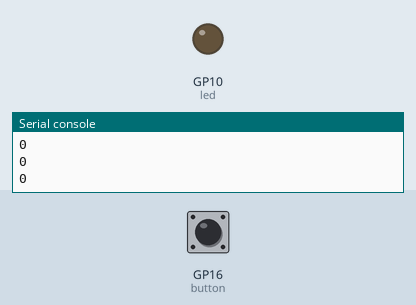
The program below on a simulated Raspberry Pi Pico running MicroPython. Parts: output pins drawn as LEDs (lit = HIGH), the last lines printed to the serial console. The test bench sets the inputs (shaded band); at power-on: GP16 (button) LOW.

Above: at 1.2 s.
1.3 s: GP16 (button) pulled HIGH for 0.15 s
At 1.4 s:
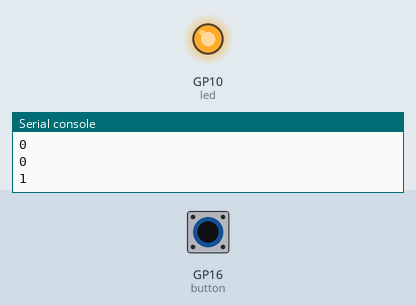
3.0 s: GP16 (button) pulled HIGH for 3.2 s
At 7.4 s:
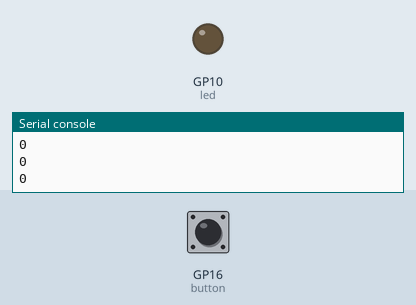
Timing chart, 0 to 8.9 s (numbered marks = the images above; inputs shaded):
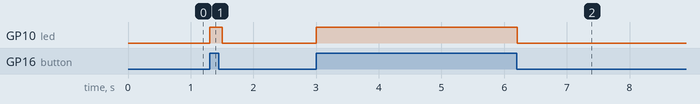

The program:

button_pull_down_vcc.py
```python
from machine import Pin
import time

button = Pin(16, Pin.IN, Pin.PULL_DOWN)  #the other pin of the button must be connected to VCC
led = Pin(10, Pin.OUT)

while True:
    print(button.value())  # Should be 0 when not pressed, 1 when pressed
    time.sleep(0.1)  # Small delay to reduce bouncing

    if button.value()==1:
        led.on()
    else:
        led.off()
```

Measured:
- after the input at 1.3 s, GP10 (led): LOW → HIGH at once, → LOW 0.20 s later
- after the input at 3.0 s, GP10 (led): LOW → HIGH at once, → LOW 3.2 s later
